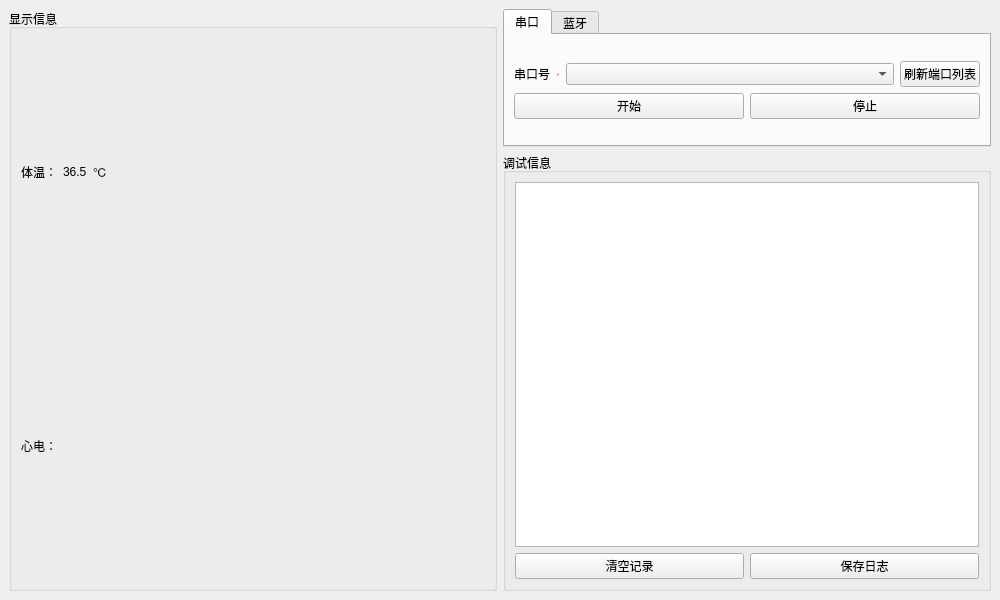
<?xml version="1.0" encoding="UTF-8"?>
<ui version="4.0">
 <class>MainWindow</class>
 <widget class="QMainWindow" name="MainWindow">
  <property name="geometry">
   <rect>
    <x>0</x>
    <y>0</y>
    <width>1000</width>
    <height>600</height>
   </rect>
  </property>
  <property name="sizePolicy">
   <sizepolicy hsizetype="Expanding" vsizetype="Minimum">
    <horstretch>0</horstretch>
    <verstretch>0</verstretch>
   </sizepolicy>
  </property>
  <property name="windowTitle">
   <string>MainWindow</string>
  </property>
  <property name="documentMode">
   <bool>false</bool>
  </property>
  <widget class="QWidget" name="centralwidget">
   <layout class="QGridLayout" name="gridLayout_4">
    <item row="0" column="0" rowspan="2">
     <widget class="QGroupBox" name="groupBox">
      <property name="title">
       <string>显示信息</string>
      </property>
      <layout class="QVBoxLayout" name="verticalLayout_4">
       <item>
        <layout class="QHBoxLayout" name="horizontalLayout_2">
         <item>
          <widget class="QLabel" name="label">
           <property name="text">
            <string>体温：</string>
           </property>
           <property name="scaledContents">
            <bool>true</bool>
           </property>
          </widget>
         </item>
         <item>
          <widget class="QLabel" name="tempLabel">
           <property name="text">
            <string>36.5</string>
           </property>
          </widget>
         </item>
         <item>
          <widget class="QLabel" name="label_3">
           <property name="text">
            <string>℃</string>
           </property>
          </widget>
         </item>
         <item>
          <spacer name="horizontalSpacer">
           <property name="orientation">
            <enum>Qt::Horizontal</enum>
           </property>
           <property name="sizeHint" stdset="0">
            <size>
             <width>40</width>
             <height>20</height>
            </size>
           </property>
          </spacer>
         </item>
        </layout>
       </item>
       <item>
        <layout class="QHBoxLayout" name="horizontalLayout">
         <item>
          <widget class="QLabel" name="label_4">
           <property name="text">
            <string>心电：</string>
           </property>
          </widget>
         </item>
         <item>
          <spacer name="horizontalSpacer_2">
           <property name="orientation">
            <enum>Qt::Horizontal</enum>
           </property>
           <property name="sizeHint" stdset="0">
            <size>
             <width>40</width>
             <height>20</height>
            </size>
           </property>
          </spacer>
         </item>
        </layout>
       </item>
       <item>
        <layout class="QHBoxLayout" name="horizontalLayout_3">
         <item>
          <layout class="QGridLayout" name="gridLayout_6"/>
         </item>
        </layout>
       </item>
      </layout>
     </widget>
    </item>
    <item row="1" column="1">
     <widget class="QGroupBox" name="groupBox_4">
      <property name="title">
       <string>调试信息</string>
      </property>
      <layout class="QGridLayout" name="gridLayout_2">
       <item row="0" column="0">
        <layout class="QVBoxLayout" name="verticalLayout_2">
         <item>
          <widget class="QTextEdit" name="debugText">
           <property name="cursor" stdset="0">
            <cursorShape>IBeamCursor</cursorShape>
           </property>
           <property name="readOnly">
            <bool>true</bool>
           </property>
          </widget>
         </item>
         <item>
          <layout class="QHBoxLayout" name="horizontalLayout_6">
           <item>
            <widget class="QPushButton" name="clearBtn">
             <property name="cursor">
              <cursorShape>PointingHandCursor</cursorShape>
             </property>
             <property name="text">
              <string>清空记录</string>
             </property>
            </widget>
           </item>
           <item>
            <widget class="QPushButton" name="saveBtn">
             <property name="cursor">
              <cursorShape>PointingHandCursor</cursorShape>
             </property>
             <property name="text">
              <string>保存日志</string>
             </property>
            </widget>
           </item>
          </layout>
         </item>
        </layout>
       </item>
      </layout>
     </widget>
    </item>
    <item row="0" column="1">
     <widget class="QTabWidget" name="tabWidget">
      <property name="sizePolicy">
       <sizepolicy hsizetype="Expanding" vsizetype="Minimum">
        <horstretch>0</horstretch>
        <verstretch>0</verstretch>
       </sizepolicy>
      </property>
      <property name="currentIndex">
       <number>0</number>
      </property>
      <widget class="QWidget" name="tab">
       <attribute name="title">
        <string>串口</string>
       </attribute>
       <layout class="QGridLayout" name="gridLayout">
        <item row="0" column="0">
         <layout class="QVBoxLayout" name="verticalLayout_3">
          <item>
           <layout class="QVBoxLayout" name="verticalLayout">
            <item>
             <layout class="QHBoxLayout" name="horizontalLayout_4">
              <item>
               <widget class="QLabel" name="label_5">
                <property name="text">
                 <string>串口号</string>
                </property>
               </widget>
              </item>
              <item>
               <widget class="QLabel" name="label_6">
                <property name="styleSheet">
                 <string notr="true">font: 700 20pt &quot;Microsoft YaHei UI&quot;;
color: rgb(255, 0, 0);</string>
                </property>
                <property name="text">
                 <string>·</string>
                </property>
               </widget>
              </item>
              <item>
               <widget class="QComboBox" name="portBox">
                <property name="sizePolicy">
                 <sizepolicy hsizetype="Expanding" vsizetype="Fixed">
                  <horstretch>0</horstretch>
                  <verstretch>0</verstretch>
                 </sizepolicy>
                </property>
                <property name="minimumSize">
                 <size>
                  <width>200</width>
                  <height>0</height>
                 </size>
                </property>
                <property name="cursor">
                 <cursorShape>PointingHandCursor</cursorShape>
                </property>
                <property name="currentText">
                 <string/>
                </property>
                <property name="minimumContentsLength">
                 <number>0</number>
                </property>
                <property name="placeholderText">
                 <string/>
                </property>
                <property name="modelColumn">
                 <number>0</number>
                </property>
               </widget>
              </item>
              <item>
               <widget class="QPushButton" name="refreshBtn">
                <property name="cursor">
                 <cursorShape>PointingHandCursor</cursorShape>
                </property>
                <property name="text">
                 <string>刷新端口列表</string>
                </property>
               </widget>
              </item>
             </layout>
            </item>
            <item>
             <layout class="QHBoxLayout" name="horizontalLayout_5">
              <item>
               <widget class="QPushButton" name="startBtn">
                <property name="cursor">
                 <cursorShape>PointingHandCursor</cursorShape>
                </property>
                <property name="text">
                 <string>开始</string>
                </property>
               </widget>
              </item>
              <item>
               <widget class="QPushButton" name="stopBtn">
                <property name="cursor">
                 <cursorShape>PointingHandCursor</cursorShape>
                </property>
                <property name="text">
                 <string>停止</string>
                </property>
               </widget>
              </item>
             </layout>
            </item>
           </layout>
          </item>
         </layout>
        </item>
       </layout>
      </widget>
      <widget class="QWidget" name="tab_2">
       <attribute name="title">
        <string>蓝牙</string>
       </attribute>
       <layout class="QGridLayout" name="gridLayout_3">
        <item row="0" column="0">
         <layout class="QVBoxLayout" name="verticalLayout_5">
          <item>
           <layout class="QHBoxLayout" name="horizontalLayout_7">
            <item>
             <widget class="QLabel" name="label_8">
              <property name="text">
               <string>选择蓝牙设备</string>
              </property>
             </widget>
            </item>
            <item>
             <widget class="QLabel" name="label_2">
              <property name="styleSheet">
               <string notr="true">font: 700 20pt &quot;Microsoft YaHei UI&quot;;
color: rgb(255, 0, 0);</string>
              </property>
              <property name="text">
               <string>·</string>
              </property>
             </widget>
            </item>
            <item>
             <widget class="QComboBox" name="bluetoothBox">
              <property name="sizePolicy">
               <sizepolicy hsizetype="Expanding" vsizetype="Fixed">
                <horstretch>0</horstretch>
                <verstretch>0</verstretch>
               </sizepolicy>
              </property>
              <property name="minimumSize">
               <size>
                <width>200</width>
                <height>0</height>
               </size>
              </property>
              <property name="cursor">
               <cursorShape>PointingHandCursor</cursorShape>
              </property>
              <property name="currentText">
               <string/>
              </property>
              <property name="minimumContentsLength">
               <number>0</number>
              </property>
              <property name="placeholderText">
               <string/>
              </property>
              <property name="modelColumn">
               <number>0</number>
              </property>
             </widget>
            </item>
            <item>
             <widget class="QPushButton" name="refreshBtn_b">
              <property name="cursor">
               <cursorShape>PointingHandCursor</cursorShape>
              </property>
              <property name="text">
               <string>刷新蓝牙列表</string>
              </property>
             </widget>
            </item>
           </layout>
          </item>
          <item>
           <layout class="QHBoxLayout" name="horizontalLayout_8">
            <item>
             <widget class="QPushButton" name="connectBtn">
              <property name="cursor">
               <cursorShape>PointingHandCursor</cursorShape>
              </property>
              <property name="text">
               <string>建立通信</string>
              </property>
             </widget>
            </item>
           </layout>
          </item>
          <item>
           <layout class="QHBoxLayout" name="horizontalLayout_9">
            <item>
             <widget class="QPushButton" name="startBtn_b">
              <property name="cursor">
               <cursorShape>PointingHandCursor</cursorShape>
              </property>
              <property name="text">
               <string>开始</string>
              </property>
             </widget>
            </item>
            <item>
             <widget class="QPushButton" name="stopBtn_b">
              <property name="cursor">
               <cursorShape>PointingHandCursor</cursorShape>
              </property>
              <property name="text">
               <string>停止</string>
              </property>
             </widget>
            </item>
           </layout>
          </item>
         </layout>
        </item>
       </layout>
      </widget>
     </widget>
    </item>
   </layout>
  </widget>
 </widget>
 <resources/>
 <connections>
  <connection>
   <sender>clearBtn</sender>
   <signal>clicked()</signal>
   <receiver>debugText</receiver>
   <slot>clear()</slot>
   <hints>
    <hint type="sourcelabel">
     <x>379</x>
     <y>373</y>
    </hint>
    <hint type="destinationlabel">
     <x>447</x>
     <y>237</y>
    </hint>
   </hints>
  </connection>
 </connections>
</ui>
